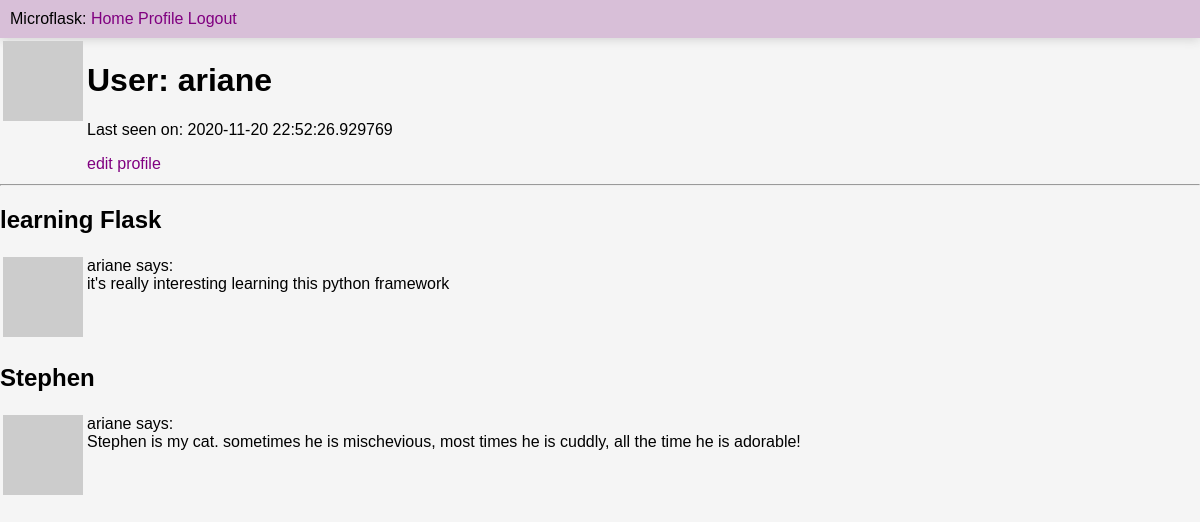
Page /user/ariane (signed in) on the earlier database version.
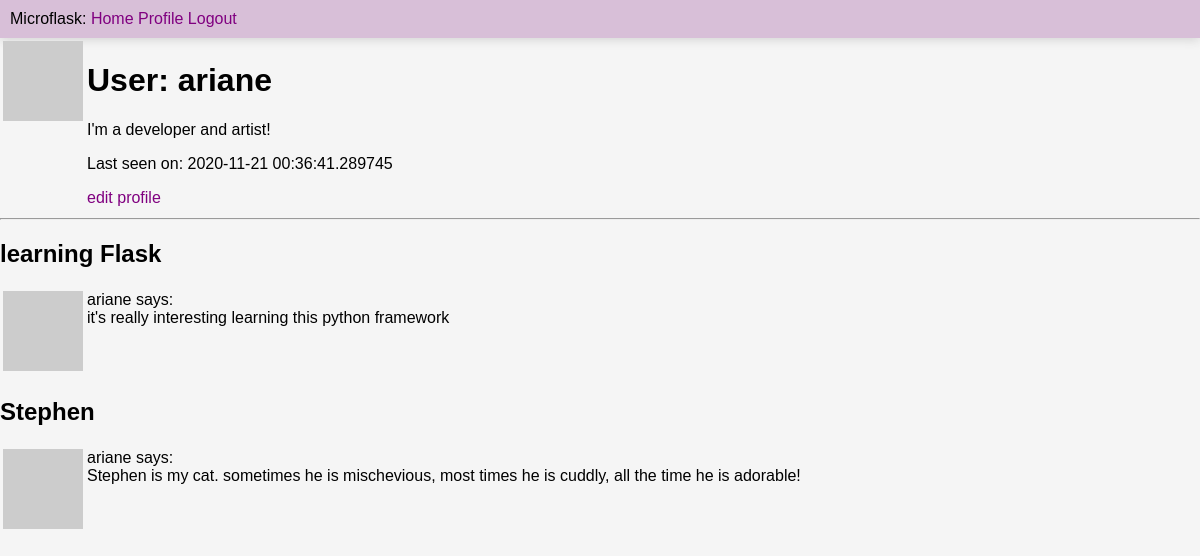
Same page on the later database version.
### app/models.py (models this page shows, shortened)
class User(UserMixin, db.Model):
  id = db.Column(db.Integer, primary_key=True)
  username = db.Column(db.String(64), index=True, unique=True)
  email = db.Column(db.String(120), index=True, unique=True)
  password_hash = db.Column(db.String(128))
  posts = db.relationship('Post', backref='author', lazy='dynamic')
  about_me = db.Column(db.String(140))
  last_seen = db.Column(db.DateTime, default=datetime.utcnow)
  def avatar(self, size):
    digest = md5(self.email.lower().encode('utf-8')).hexdigest()
    return f"https://www.gravatar.com/avatar/{digest}?d=identicon&s={size}"

class Post(db.Model):
  id = db.Column(db.Integer, primary_key=True)
  title = db.Column(db.String(60))
  body = db.Column(db.String(140))
  timestamp = db.Column(db.DateTime, index=True, default=datetime.utcnow)
  user_id = db.Column(db.Integer, db.ForeignKey('user.id'))

### app/routes.py (the view)
@app.route('/user/<username>')
@login_required
def user(username):
  user = User.query.filter_by(username=username).first_or_404()
  posts = user.posts.all()
  return render_template('user.html', user=user, posts=posts)

### app/models.py (called while the page is built)
@login.user_loader
def load_user(id):
  return User.query.get(int(id))

### app/routes.py (called while the page is built)
@app.before_request
def before_request():
  if current_user.is_authenticated:
    current_user.last_seen = datetime.utcnow()
    db.session.commit()

### app/templates/user.html
{% extends 'layout.html' %}
{% block content %}
  <table>
    <tr valign="top">
        <td><img src="{{ user.avatar(128) }}"></td>
        <td>
          <h1>User: {{ user.username }}</h1>
          {% if user.about_me %}<p>{{ user.about_me }}</p>{% endif %}
          {% if user.last_seen %}<p>Last seen on: {{ user.last_seen }}</p>{% endif %}
          {% if user == current_user %}
          <a href="{{ url_for('edit_user', username=current_user.username) }}">edit profile</a>
          {% endif %}
        </td>
    </tr>
  </table>
  <hr>
  {% for post in posts %}
    {% include '_post.html' %}
  {% endfor %}
{% endblock %}

### app/templates/layout.html (shortened to what this page needs)
<!DOCTYPE html>
<html lang="en">
<head>
  <link href={{ url_for('static', filename='styles/global.css') }} rel='stylesheet' >
</head>
<body>
  <nav id='nav'>Microflask:
    <a href="/">Home</a>
    {% if current_user.is_anonymous %}
    <a href="/login">Login</a> /
    <a href='/register'>Register</a>
    {% else %}
    <a href="{{ url_for('user', username=current_user.username) }}">Profile</a>
    <a href="/logout">Logout</a>
    {% endif %}
  </nav>
  {% block content %}{% endblock %}
</body>
</html>

### app/templates/_post.html
<table>
  <tr valign="top">
      <tc><h2>{{post.title}}</h2></tc>
      <td><img src="{{ post.author.avatar(36) }}"></td>
      <td>{{ post.author.username }} says:<br>{{ post.body }}</td>
  </tr>
</table>

### app/static/styles/global.css (style rules this page uses)
html, body { margin: 0; padding: 0; background-color: whitesmoke; font-family: Arial, sans-serif; }
#nav { display: sticky; background-color: thistle; padding: 10px; box-shadow: 0px 2px 10px lightgray; }
a { text-decoration: none; color: purple; }

Differences in the rows shown:
changed User "ariane": about_me (not shown) → "I'm a developer and artist!"; last_seen "2020-11-20 22:52:26.929769" → "2020-11-21 00:36:41.289745"
